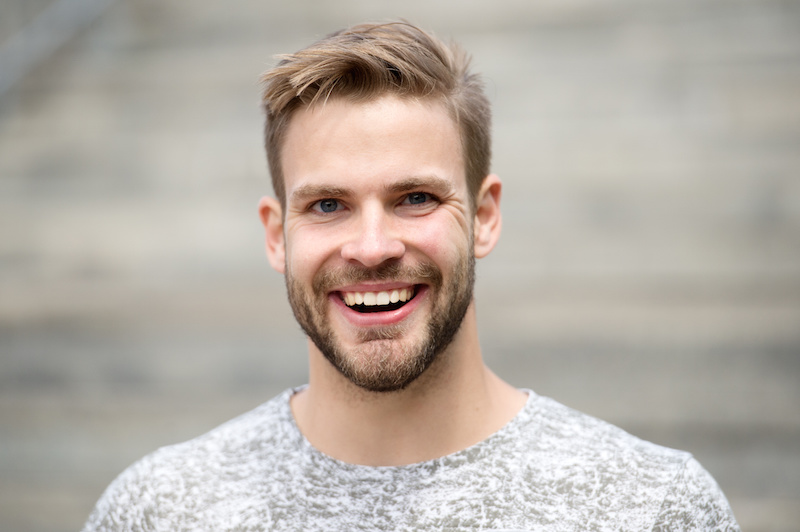
#> input picture CG&ITIP/lab/image.png, 800 x 532 px, found by its file name
$ python p6.py
#> lines starting #> are read from the running program, lines starting #| are printed output that depends on the picture; after the words box and inside, x2 and y2 are one past the last pixel; in counts of white or black regions, pixels touching at a corner belong together
import cv2
from matplotlib import pyplot as plt

# Reading an image
src = cv2.imread('image.png')
#> src is the input picture: shape (532, 800, 3); mean B, G, R 164.6, 173.2, 181.8
gray_image = cv2.cvtColor(src, cv2.COLOR_BGR2GRAY)
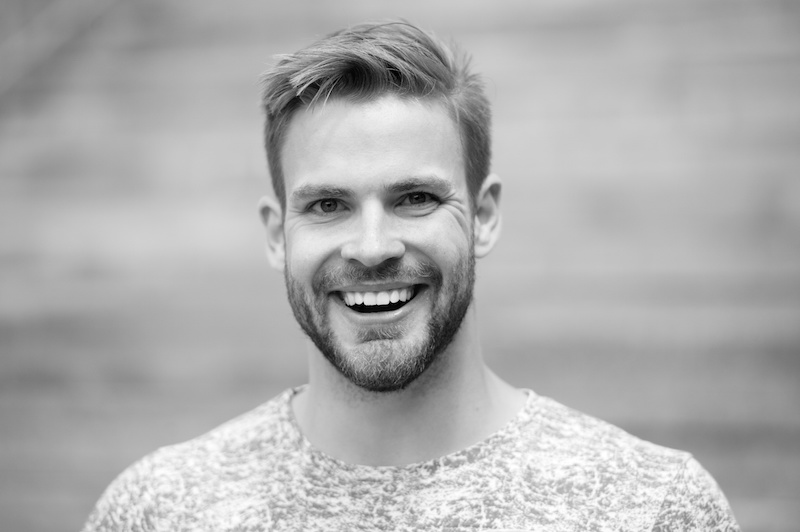
#> gray_image: shape (532, 800); min 0, max 255, mean 174.8

# Load the Haar Cascade classifier for detecting faces
face_classifier = cv2.CascadeClassifier(cv2.data.haarcascades + "haarcascade_frontalface_default.xml")

# Detect faces in the grayscale image
faces = face_classifier.detectMultiScale(gray_image, scaleFactor=1.1, minNeighbors=5, minSize=(40, 40))
#> faces = [[250, 107, 249, 249]]

# Draw rectangles around the detected faces
for (x, y, w, h) in faces:
    cv2.rectangle(src, (x, y), (x + w, y + h), (0, 255, 0), 4)
#> this loop made 1 pass
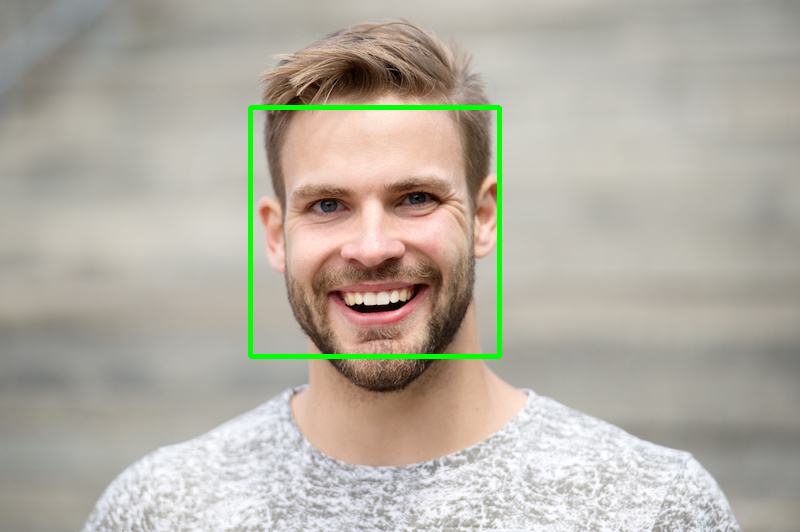
#> src: shape (532, 800, 3); 1.17% of pixels changed, all inside (x1, y1, x2, y2) = (248, 105, 502, 359)

# Convert BGR image to RGB for displaying with matplotlib
img_rgb = cv2.cvtColor(src, cv2.COLOR_BGR2RGB)

# Display the image with rectangles around faces
plt.figure(figsize=(7, 8))
plt.imshow(img_rgb)
plt.axis('off')
plt.title("Image with Detected Faces")
plt.show()
